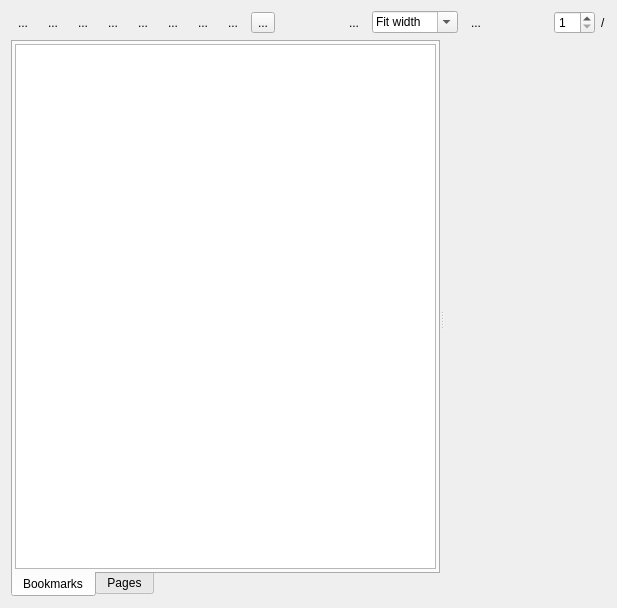
<?xml version="1.0" encoding="UTF-8"?>
<ui version="4.0">
 <class>PdfViewer</class>
 <widget class="QWidget" name="PdfViewer">
  <property name="geometry">
   <rect>
    <x>0</x>
    <y>0</y>
    <width>617</width>
    <height>608</height>
   </rect>
  </property>
  <property name="windowTitle">
   <string>PdfViewer</string>
  </property>
  <property name="windowIcon">
   <iconset theme=":/resources/images/pdfLogo.png"/>
  </property>
  <layout class="QVBoxLayout" name="verticalLayout" stretch="0,1">
   <item>
    <layout class="QHBoxLayout" name="horizontalLayout">
     <item>
      <widget class="QToolButton" name="m_previousPageBtn">
       <property name="text">
        <string>...</string>
       </property>
       <property name="autoRaise">
        <bool>true</bool>
       </property>
      </widget>
     </item>
     <item>
      <widget class="QToolButton" name="m_nextPageBtn">
       <property name="text">
        <string>...</string>
       </property>
       <property name="autoRaise">
        <bool>true</bool>
       </property>
      </widget>
     </item>
     <item>
      <widget class="QToolButton" name="m_shareBtn">
       <property name="text">
        <string>...</string>
       </property>
       <property name="autoRaise">
        <bool>true</bool>
       </property>
      </widget>
     </item>
     <item>
      <widget class="QToolButton" name="m_cropBtn">
       <property name="text">
        <string>...</string>
       </property>
       <property name="autoRaise">
        <bool>true</bool>
       </property>
      </widget>
     </item>
     <item>
      <widget class="QToolButton" name="m_extractTextBtn">
       <property name="text">
        <string>...</string>
       </property>
       <property name="autoRaise">
        <bool>true</bool>
       </property>
      </widget>
     </item>
     <item>
      <widget class="QToolButton" name="m_exportToMapBtn">
       <property name="text">
        <string>...</string>
       </property>
       <property name="autoRaise">
        <bool>true</bool>
       </property>
      </widget>
     </item>
     <item>
      <widget class="QToolButton" name="m_exportToImageBtn">
       <property name="text">
        <string>...</string>
       </property>
       <property name="autoRaise">
        <bool>true</bool>
       </property>
      </widget>
     </item>
     <item>
      <widget class="QToolButton" name="m_continuousBtn">
       <property name="text">
        <string>...</string>
       </property>
       <property name="autoRaise">
        <bool>true</bool>
       </property>
      </widget>
     </item>
     <item>
      <widget class="QToolButton" name="m_showHideSidePanelBtn">
       <property name="text">
        <string>...</string>
       </property>
      </widget>
     </item>
     <item>
      <spacer name="horizontalSpacer">
       <property name="orientation">
        <enum>Qt::Orientation::Horizontal</enum>
       </property>
       <property name="sizeHint" stdset="0">
        <size>
         <width>40</width>
         <height>20</height>
        </size>
       </property>
      </spacer>
     </item>
     <item>
      <widget class="QToolButton" name="m_zoomInBtn">
       <property name="text">
        <string>...</string>
       </property>
       <property name="autoRaise">
        <bool>true</bool>
       </property>
      </widget>
     </item>
     <item>
      <widget class="QComboBox" name="m_zoomLevel">
       <property name="editable">
        <bool>true</bool>
       </property>
       <item>
        <property name="text">
         <string>Fit width</string>
        </property>
       </item>
       <item>
        <property name="text">
         <string>Fit in View</string>
        </property>
       </item>
       <item>
        <property name="text">
         <string>25%</string>
        </property>
       </item>
       <item>
        <property name="text">
         <string>50%</string>
        </property>
       </item>
       <item>
        <property name="text">
         <string>75%</string>
        </property>
       </item>
       <item>
        <property name="text">
         <string>100%</string>
        </property>
       </item>
       <item>
        <property name="text">
         <string>150%</string>
        </property>
       </item>
       <item>
        <property name="text">
         <string>200%</string>
        </property>
       </item>
      </widget>
     </item>
     <item>
      <widget class="QToolButton" name="m_zoomOutBtn">
       <property name="text">
        <string>...</string>
       </property>
       <property name="autoRaise">
        <bool>true</bool>
       </property>
      </widget>
     </item>
     <item>
      <spacer name="horizontalSpacer_2">
       <property name="orientation">
        <enum>Qt::Orientation::Horizontal</enum>
       </property>
       <property name="sizeHint" stdset="0">
        <size>
         <width>40</width>
         <height>20</height>
        </size>
       </property>
      </spacer>
     </item>
     <item>
      <widget class="QSpinBox" name="m_curentPage">
       <property name="minimum">
        <number>1</number>
       </property>
      </widget>
     </item>
     <item>
      <widget class="QLabel" name="m_pageCount">
       <property name="text">
        <string>/</string>
       </property>
      </widget>
     </item>
    </layout>
   </item>
   <item>
    <widget class="QSplitter" name="m_splitter">
     <property name="orientation">
      <enum>Qt::Orientation::Horizontal</enum>
     </property>
     <widget class="QTabWidget" name="tabWidget">
      <property name="sizePolicy">
       <sizepolicy hsizetype="Preferred" vsizetype="Expanding">
        <horstretch>0</horstretch>
        <verstretch>0</verstretch>
       </sizepolicy>
      </property>
      <property name="tabPosition">
       <enum>QTabWidget::TabPosition::South</enum>
      </property>
      <property name="currentIndex">
       <number>0</number>
      </property>
      <property name="documentMode">
       <bool>false</bool>
      </property>
      <widget class="QWidget" name="bookmarkTab">
       <attribute name="title">
        <string>Bookmarks</string>
       </attribute>
       <layout class="QVBoxLayout" name="verticalLayout_3">
        <property name="spacing">
         <number>0</number>
        </property>
        <property name="leftMargin">
         <number>2</number>
        </property>
        <property name="topMargin">
         <number>2</number>
        </property>
        <property name="rightMargin">
         <number>2</number>
        </property>
        <property name="bottomMargin">
         <number>2</number>
        </property>
        <item>
         <widget class="QTreeView" name="bookmarkView">
          <property name="sizePolicy">
           <sizepolicy hsizetype="Preferred" vsizetype="Expanding">
            <horstretch>0</horstretch>
            <verstretch>0</verstretch>
           </sizepolicy>
          </property>
          <property name="headerHidden">
           <bool>true</bool>
          </property>
         </widget>
        </item>
       </layout>
      </widget>
      <widget class="QWidget" name="pagesTab">
       <attribute name="title">
        <string>Pages</string>
       </attribute>
       <layout class="QVBoxLayout" name="verticalLayout_2">
        <item>
         <widget class="QPdfView" name="m_pagesView" native="true"/>
        </item>
       </layout>
      </widget>
     </widget>
     <widget class="QPdfView" name="m_view" native="true"/>
    </widget>
   </item>
  </layout>
  <action name="m_cropViewAct">
   <property name="checkable">
    <bool>true</bool>
   </property>
   <property name="icon">
    <iconset theme="phone"/>
   </property>
   <property name="text">
    <string>Crop View</string>
   </property>
  </action>
  <action name="m_shareAct">
   <property name="checkable">
    <bool>true</bool>
   </property>
   <property name="icon">
    <iconset theme="document-share"/>
   </property>
   <property name="text">
    <string>Share</string>
   </property>
  </action>
  <action name="m_exportToMapAct">
   <property name="text">
    <string>Copy</string>
   </property>
   <property name="toolTip">
    <string>Copy</string>
   </property>
   <property name="shortcut">
    <string>Ctrl+C</string>
   </property>
  </action>
  <action name="m_exportToImage">
   <property name="text">
    <string>Image</string>
   </property>
  </action>
  <action name="m_continuousAct">
   <property name="checkable">
    <bool>true</bool>
   </property>
   <property name="text">
    <string>Continuous</string>
   </property>
  </action>
  <action name="m_zoomInAct">
   <property name="icon">
    <iconset theme="zoom-in"/>
   </property>
   <property name="text">
    <string>Zoom In</string>
   </property>
  </action>
  <action name="m_zoomOutAct">
   <property name="icon">
    <iconset theme="zoom-out"/>
   </property>
   <property name="text">
    <string>Zoom Out</string>
   </property>
  </action>
  <action name="m_previousPageAct">
   <property name="icon">
    <iconset theme="media-skip-backward"/>
   </property>
   <property name="text">
    <string>Previous Page</string>
   </property>
  </action>
  <action name="m_nextPageAct">
   <property name="icon">
    <iconset theme="media-skip-forward"/>
   </property>
   <property name="text">
    <string>Next Page</string>
   </property>
  </action>
  <action name="m_extractTextAct">
   <property name="text">
    <string>Text</string>
   </property>
  </action>
  <action name="m_showSidePanelAct">
   <property name="checkable">
    <bool>true</bool>
   </property>
   <property name="icon">
    <iconset resource="../../../../rolisteam.qrc">
     <normaloff>:/resources/rolistheme/menu-rounded-solid.svg</normaloff>:/resources/rolistheme/menu-rounded-solid.svg</iconset>
   </property>
   <property name="text">
    <string>Hide Side Panel</string>
   </property>
   <property name="menuRole">
    <enum>QAction::MenuRole::NoRole</enum>
   </property>
  </action>
 </widget>
 <customwidgets>
  <customwidget>
   <class>QPdfView</class>
   <extends>QWidget</extends>
   <header location="global">qpdfview.h</header>
   <container>1</container>
  </customwidget>
 </customwidgets>
 <resources>
  <include location="../../../../rolisteam.qrc"/>
 </resources>
 <connections/>
</ui>
